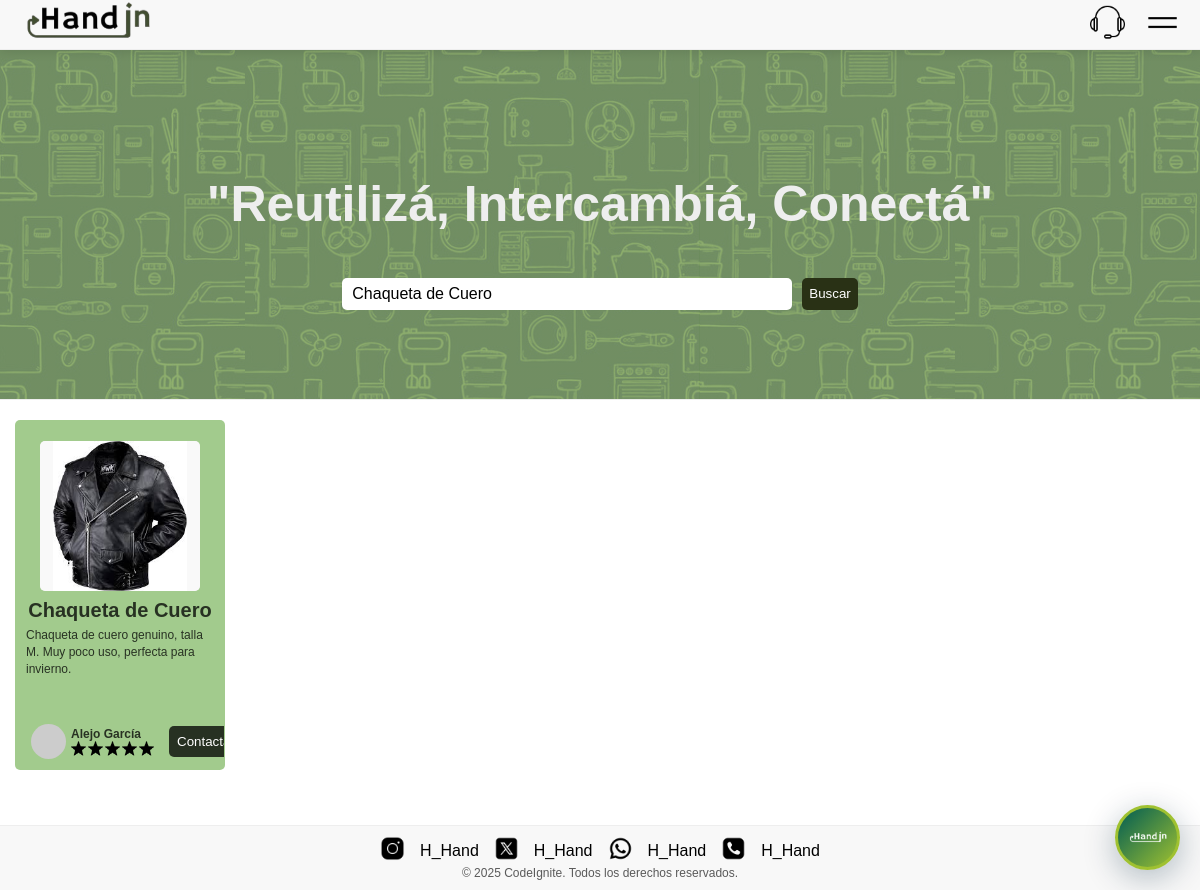
The page /index.php?busqueda=Chaqueta de Cuero on the database its author committed.
### tables this page shows
CREATE TABLE IF NOT EXISTS `productos` (
  `id` int NOT NULL AUTO_INCREMENT,
  `user_id` int NOT NULL,
  `nombre` varchar(100) NOT NULL,
  `descripcion` text,
  `imagen` varchar(255) NOT NULL,
  `categoria` varchar(50) DEFAULT NULL,
  `estado` enum('disponible','intercambiado','reservado') DEFAULT 'disponible',
  `created_at` timestamp NULL DEFAULT CURRENT_TIMESTAMP,
  `updated_at` timestamp NULL DEFAULT CURRENT_TIMESTAMP ON UPDATE CURRENT_TIMESTAMP,
  PRIMARY KEY (`id`),
  KEY `user_id` (`user_id`)
);

CREATE TABLE IF NOT EXISTS `usuarios` (
  `id` int NOT NULL AUTO_INCREMENT,
  `fullname` varchar(100) NOT NULL,
  `username` varchar(50) NOT NULL,
  `email` varchar(100) NOT NULL,
  `phone` varchar(20) NOT NULL,
  `password` varchar(255) NOT NULL,
  `birthdate` date NOT NULL,
  `created_at` timestamp NULL DEFAULT CURRENT_TIMESTAMP,
  `updated_at` timestamp NULL DEFAULT CURRENT_TIMESTAMP ON UPDATE CURRENT_TIMESTAMP,
  `avatar_path` varchar(255) DEFAULT NULL COMMENT 'Ruta del archivo de avatar del usuario. NULL = usar avatar por defecto',
  PRIMARY KEY (`id`),
  UNIQUE KEY `username` (`username`),
  UNIQUE KEY `email` (`email`)
);

### index.php (the view, shortened to what this page needs)
<?php
require_once 'includes/functions.php';
$busqueda = isset($_GET['busqueda']) ? trim($_GET['busqueda']) : null;
$productos = getProductos(20, $busqueda);
include 'includes/header.php';
?>
<div class="main-wrapper">
    <div>
        <div class="navbar-container">
            <div class="quote"><p>"Reutilizá, Intercambiá, Conectá"</p></div>
            <div class="navbar">
                <form method="GET" action="index.php" style="display: flex; align-items: center;">
                    <input type="text" name="busqueda" placeholder="¿Qué te interesa?" class="inputnav" value="<?php echo htmlspecialchars($busqueda ?: ''); ?>">
                    <button class="btnnav" type="submit">Buscar</button>
                </form>
            </div>
        </div>
        <div class="cardscontainer">
            <?php if (!empty($productos)): ?>
                <?php foreach ($productos as $producto): ?>
                <div class="card">
                    <div class="cardcontent">
                        <div class="cardimg"><img src="<?php echo htmlspecialchars($producto['imagen']); ?>" alt="<?php echo htmlspecialchars($producto['nombre']); ?>"></div>
                        <div class="cardtitle"><?php echo htmlspecialchars($producto['nombre']); ?></div>
                        <div class="carddescription"><?php echo htmlspecialchars($producto['descripcion']); ?></div>
                    </div>
                    <div class="cardfooter">
                        <div class="sellerinfo">
                            <div class="profile">
                            </div>
                            <div class="usercontainer">
                                <div class="name"><?php echo htmlspecialchars($producto['vendedor_name']); ?></div>
                                <div class="stars">
                                    <?php echo generateStars($producto['promedio_estrellas']); ?>
                                </div>
                            </div>
                        </div>
                        <?php if (isLoggedIn() && $_SESSION['user_id'] == $producto['user_id']): ?>
                            <div class="owner-actions">
                                <button class="btn-edit" onclick="showWipMessage('Editar producto')" title="Editar producto (En desarrollo)">
                                    <i class="fas fa-edit"></i> Editar <span style="font-size: 0.8em; opacity: 0.7;">(WIP)</span>
                                </button>
                            </div>
                        <?php else: ?>
                            <button class="btncontact" onclick="contactarVendedor(<?php echo $producto['id']; ?>)">Contactar</button>
                        <?php endif; ?>
                    </div>
                </div>
                <?php endforeach; ?>
            <?php endif; ?>
        </div>
    </div>
</div>
<?php
include 'includes/footer.php';
?>

### includes/functions.php (shortened to what this page needs)
<?php
function isLoggedIn() {
    return isset($_SESSION['user_id']);
}
function getProductos($limit = null, $busqueda = null) {
    $pdo = getConnection();
    $sql = "SELECT p.*, u.username as vendedor_username, u.fullname as vendedor_name, u.avatar_path,
                   COALESCE(AVG(v.puntuacion), 0) as promedio_estrellas
            FROM productos p
            JOIN usuarios u ON p.user_id = u.id
            LEFT JOIN valoraciones v ON u.id = v.usuario_id
            WHERE p.estado = 'disponible'";
    $params = [];
    if ($busqueda) {
        $sql .= " AND (p.nombre LIKE ? OR p.descripcion LIKE ?)";
        $params[] = "%$busqueda%";
        $params[] = "%$busqueda%";
    }
    $sql .= " GROUP BY p.id ORDER BY p.created_at DESC";
    if ($limit) {
        $sql .= " LIMIT " . (int)$limit;
    }
    $stmt = $pdo->prepare($sql);
    $stmt->execute($params);
    return $stmt->fetchAll(PDO::FETCH_ASSOC);
}
function generateStars($rating, $max = 5) {
    $html = '';
    for ($i = 1; $i <= $max; $i++) {
        if ($i <= round($rating)) {
            $html .= '<img src="img/starfilled.png" alt="Estrella llena">';
        } else {
            $html .= '<img src="img/star.png" alt="Estrella vacía">';
        }
    }
    return $html;
}
?>

### css/style.css (style rules this page uses)
* { font-family: Arial, sans-serif; padding: 0; margin: 0; box-sizing: border-box; user-select: none; }
.navbar-container { display: flex; flex-direction: column; justify-content: center; align-items: center; gap: 20px; padding: 10px 20px; background-color: #f1f1f1; width: auto; height: 50vh; border-bottom: 1px solid #eee; background-image: linear-gradient(rgba(0, 0, 0, 0.3), rgba(0, 0, 0, 0.3)), url('../img/fondito.png'); background-size: contain; background-position: center; margin-top: -70px; padding-top: 80px; }
.quote { color: #eee; font-size: 50px; font-weight: bold; text-align: center; margin: 20px 0; }
.inputnav { margin: 5px 0; padding-left: 2%; width: 450px; height: 32px; border-radius: 5px; border: none; background-color: white; font-size: 2vh; }
.inputnav::placeholder { color: rgba(0, 0, 0, 0.641); text-align: left; }
.btnnav { color:white; background-color: #293115; border: none; border-radius: 5px; width: 3.5rem; height: 32px; margin-left: 10px; }
.cardscontainer { padding: 5px 15px; gap: 30px; display: grid; grid-template-columns: repeat(5, 1fr); margin-bottom: 10px; margin-top: 15px; width: 100%; max-width: 100%; overflow-x: hidden; box-sizing: border-box; }
.card { height: auto; min-height: 280px; max-height: 350px; display: flex; flex-direction: column; justify-content: space-between; padding: 20px 10px 10px 10px; border-radius: 5px; border: 1px solid transparent; background-color:#A2CB8D; backdrop-filter: blur(10px); width: 100%; max-width: 100%; box-sizing: border-box; overflow: hidden; }
.cardcontent { display: flex; flex-direction: column; align-items: center; flex: 1; }
.cardimg { width: 85%; height: 150px; background-color: #eee; border-radius: 5px; margin-bottom: 8px; display: flex; align-items: center; justify-content: center; overflow: hidden; }
.cardimg img { width: 100%; height: 100%; object-fit: contain; border-radius: 5px; background-color: #f9f9f9; }
.cardfooter { display: flex; justify-content: space-between; align-items: center; width: 100%; margin-top: auto; }
.cardtitle { color: rgba(0, 0, 0, 0.755); font-size: 20px; font-weight: bold; text-align: center; }
.carddescription { color: rgba(0, 0, 0, 0.755); font-size: 12px; margin-top: 5px; text-align: left; flex: 1; display: -webkit-box; -webkit-line-clamp: 3; line-clamp: 3; -webkit-box-orient: vertical; overflow: hidden; text-overflow: ellipsis; line-height: 1.4; max-height: 50px; }
.sellerinfo { padding: 25px 10px 0px 5px; display: flex; align-items: center; justify-content: flex-start; width: 100%; }
.usercontainer { display: flex; flex-direction: column; align-items: flex-start; }
.profile { width: 35px; height: 35px; background-color: #ccc; border-radius: 50%; margin-right: 5px; display: flex; align-items: center; justify-content: center; overflow: hidden; }
.name { top: 15px; color: rgba(0, 0, 0, 0.755); font-size: 12px; font-weight: bold; text-align: left; }
.stars { display: flex; align-items: center; justify-content: center; gap: 2px; }
.stars img { width: 15px; height: 15px; }
.btncontact { color: white; background-color: rgba(0, 0, 0, 0.755); padding: 8px 8px; border-radius: 5px; border: none; margin: 25px 10px 0px 5px; }
body { min-height: 100vh; display: flex; flex-direction: column; padding-top: 70px; }
.main-wrapper { flex: 1; display: flex; flex-direction: column; }
.cardscontainer { flex: 1; min-height: 400px; }
@media only screen and (min-width: 992px) and (max-width: 1200px) { .cardscontainer { grid-template-columns: repeat(4, 1fr); } }
@media only screen and (min-width: 992px) and (max-width: 1200px) { .quote { font-size: 46px; } }
@media only screen and (min-width: 1200px) { .cardscontainer { grid-template-columns: repeat(5, 1fr); } }
@media only screen and (min-width: 1200px) { .quote { font-size: 50px; } }

### rows shown on the page
productos: imagen (picture), nombre "Chaqueta de Cuero", descripcion "Chaqueta de cuero genuino, talla M. Muy poco uso, perfecta para invierno.", user.fullname "Alejo García"
